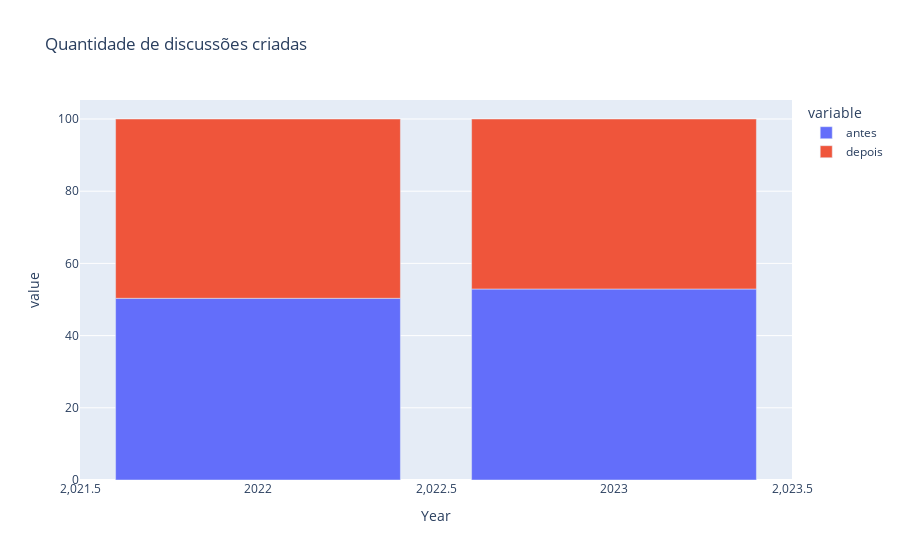

Notebook code cell kept with this figure:
### Markdown cell above
#### 4. Quantidade de Discussões Criadas

### Code cell
total_discussions_22 = len(antes22) + len(depois22)
total_discussions_23 = len(antes23) + len(depois23)

qtd_discussoes_df = [
    [2022, total_discussions_22, (len(antes22)/total_discussions_22)*100, (len(antes22)/total_discussions_22)*100],
    [2023, total_discussions_23, (len(antes23)/total_discussions_23)*100, (len(antes23)/total_discussions_23)*100]
]     

df = pd.DataFrame(comments_df, columns=['Year', 'Total', 'antes', 'depois'])

fig = px.bar(df, x="Year", y=["antes", "depois"], title="Quantidade de discussões criadas")
fig.show()

### Figure 1 — Plotly figure (JSON) as saved in the notebook; plotly's stock layout.template omitted (floating-point values rounded to 4 significant figures)
{"data": [{"alignmentgroup": "True", "hovertemplate": "variable=antes<br>Year=%{x}<br>value=%{y}<extra></extra>", "legendgroup": "antes", "marker": {"color": "#636efa", "pattern": {"shape": ""}}, "name": "antes", "offsetgroup": "antes", "orientation": "v", "showlegend": true, "textposition": "auto", "type": "bar", "x": [2022, 2023], "xaxis": "x", "y": [50.33, 52.91], "yaxis": "y"}, {"alignmentgroup": "True", "hovertemplate": "variable=depois<br>Year=%{x}<br>value=%{y}<extra></extra>", "legendgroup": "depois", "marker": {"color": "#EF553B", "pattern": {"shape": ""}}, "name": "depois", "offsetgroup": "depois", "orientation": "v", "showlegend": true, "textposition": "auto", "type": "bar", "x": [2022, 2023], "xaxis": "x", "y": [49.67, 47.09], "yaxis": "y"}], "layout": {"barmode": "relative", "legend": {"title": {"text": "variable"}, "tracegroupgap": 0}, "title": {"text": "Quantidade de discussões criadas"}, "xaxis": {"anchor": "y", "domain": [0, 1], "title": {"text": "Year"}}, "yaxis": {"anchor": "x", "domain": [0, 1], "title": {"text": "value"}}}}
